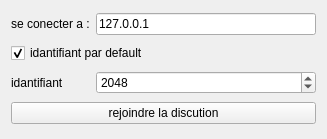
<?xml version="1.0" encoding="UTF-8"?>
<ui version="4.0">
 <class>startserveur</class>
 <widget class="QWidget" name="startserveur">
  <property name="geometry">
   <rect>
    <x>0</x>
    <y>0</y>
    <width>327</width>
    <height>139</height>
   </rect>
  </property>
  <property name="windowTitle">
   <string>Form</string>
  </property>
  <layout class="QGridLayout" name="gridLayout">
   <item row="0" column="0">
    <widget class="QLabel" name="label">
     <property name="text">
      <string>se conecter a :</string>
     </property>
    </widget>
   </item>
   <item row="0" column="1">
    <widget class="QLineEdit" name="ip">
     <property name="text">
      <string>127.0.0.1</string>
     </property>
    </widget>
   </item>
   <item row="1" column="0" colspan="2">
    <widget class="QCheckBox" name="checkBox">
     <property name="text">
      <string>idantifiant par default</string>
     </property>
     <property name="checked">
      <bool>true</bool>
     </property>
    </widget>
   </item>
   <item row="2" column="0">
    <widget class="QLabel" name="label_idantufiant">
     <property name="text">
      <string>idantifiant</string>
     </property>
    </widget>
   </item>
   <item row="2" column="1">
    <widget class="QSpinBox" name="port">
     <property name="minimum">
      <number>1024</number>
     </property>
     <property name="maximum">
      <number>65535</number>
     </property>
     <property name="value">
      <number>2048</number>
     </property>
    </widget>
   </item>
   <item row="3" column="0" colspan="2">
    <widget class="QPushButton" name="pushButton">
     <property name="text">
      <string>rejoindre la discution</string>
     </property>
    </widget>
   </item>
  </layout>
 </widget>
 <resources/>
 <connections>
  <connection>
   <sender>checkBox</sender>
   <signal>toggled(bool)</signal>
   <receiver>label_idantufiant</receiver>
   <slot>setVisible(bool)</slot>
   <hints>
    <hint type="sourcelabel">
     <x>69</x>
     <y>51</y>
    </hint>
    <hint type="destinationlabel">
     <x>65</x>
     <y>83</y>
    </hint>
   </hints>
  </connection>
  <connection>
   <sender>checkBox</sender>
   <signal>toggled(bool)</signal>
   <receiver>port</receiver>
   <slot>setVisible(bool)</slot>
   <hints>
    <hint type="sourcelabel">
     <x>159</x>
     <y>55</y>
    </hint>
    <hint type="destinationlabel">
     <x>251</x>
     <y>91</y>
    </hint>
   </hints>
  </connection>
 </connections>
</ui>
